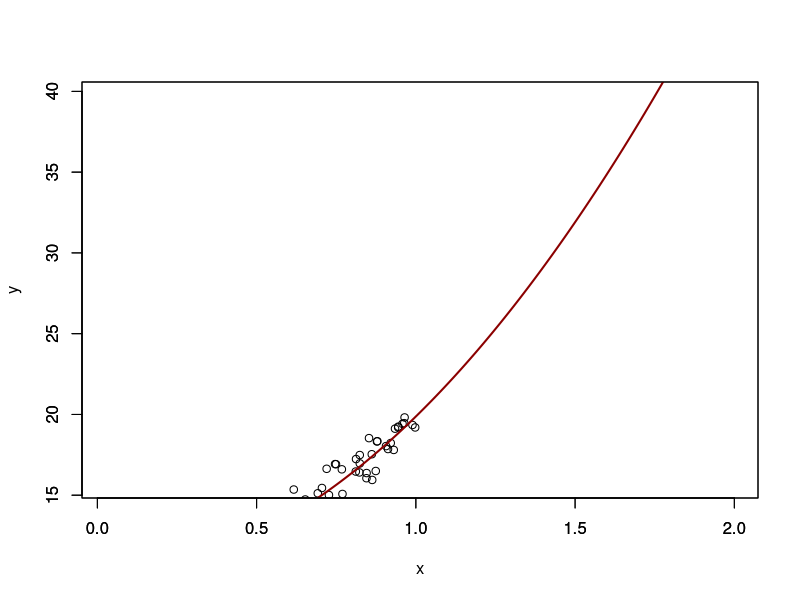

Generate this figure with R:
x = runif(100)
y = 10 * x ^2 + 10 + rnorm(100)

plot(x, y, xlim = range(2*x), ylim = range(2*y))

f = y ~ a*x^2 + b*x + c
obj = nls(f, start = c(a = 0, b = 0, c = 0))
obj

df = data.frame(x = seq(0, 10, length = 1000))
yy = predict(obj, df)
length(df$x)
length(yy)

par(new = T)
plot(df$x, yy, type = "l", col = "darkred", lwd = 2,
     xlim = range(2*x), ylim = range(2*y), xlab = "", ylab = "")